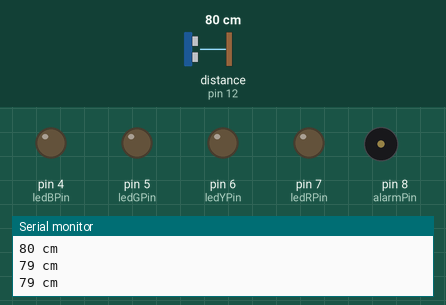
This sketch was run on a simulated Arduino Uno, built with avr-gcc and run on an emulated ATmega328P. Parts: output pins drawn as LEDs (lit = HIGH), buzzer (waves = sounding), the last lines printed to the serial monitor. Wiring (inferred from the names in the program): ultrasonic range finder: trigger pin 13; echo pin 12. Inputs (shaded band) come from the test bench; at power-on: distance to the obstacle (sensor on pin 12) 80 cm. The echo pulse lasts 58.3 µs per cm; pins used as bus, display or sensor lines are not drawn.

Above: at 1.3 s.
1.4 s: distance to the obstacle (sensor on pin 12) set to 59 cm
2.9 s: distance to the obstacle (sensor on pin 12) set to 49 cm
At 4.2 s:
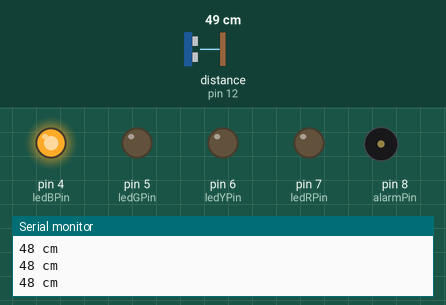
4.5 s: distance to the obstacle (sensor on pin 12) set to 38 cm
6.0 s: distance to the obstacle (sensor on pin 12) set to 31 cm
At 7.2 s:
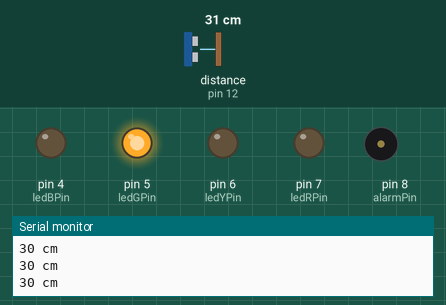
7.5 s: distance to the obstacle (sensor on pin 12) set to 25 cm
9.0 s: distance to the obstacle (sensor on pin 12) set to 20 cm
At 9.16 s:
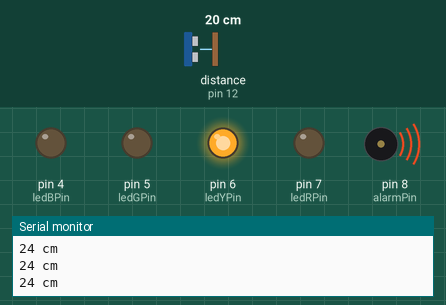
At 9.6 s:
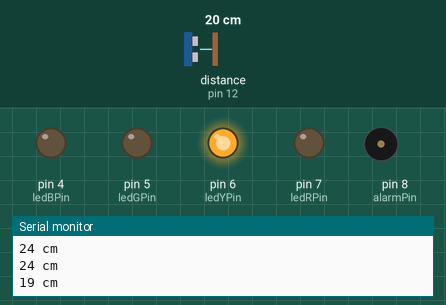
Timing chart, 0 to 13.0 s (numbered marks = the images above; inputs shaded):
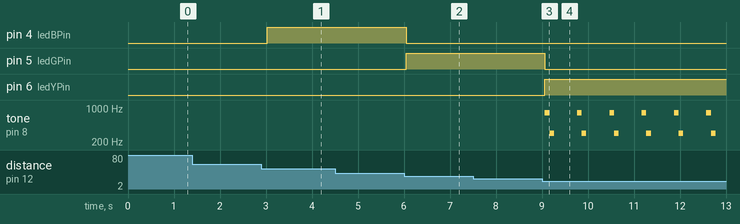

The sketch:

sketch_jan21a.ino
```cpp
// (licence header left out)
const int trigPin  = 13;
const int echoPin  = 12;
const int ledRPin  = 7;
const int ledYPin  = 6;
const int ledGPin  = 5;
const int ledBPin  = 4;
const int alarmPin = 8;

void setup() {
  Serial.begin(9600);
  pinMode(trigPin, OUTPUT);
  pinMode(echoPin, INPUT);
  pinMode(ledRPin, OUTPUT);
  pinMode(ledYPin, OUTPUT);
  pinMode(ledGPin, OUTPUT);
  pinMode(ledBPin, OUTPUT);
  pinMode(alarmPin, LOW);
}

void loop() {
  long duration, distance;

  digitalWrite(trigPin, LOW);
  delayMicroseconds(2);
  digitalWrite(trigPin, HIGH);
  delayMicroseconds(10);
  digitalWrite(trigPin, LOW);

  duration = pulseIn(echoPin, HIGH);
  distance = (duration/2)/29.1;

  // Red LED ON
  if (distance <= 10) {
    Serial.println("STOP! YOU'VE VIOLATED THE LAW!!!");

    digitalWrite(ledRPin, HIGH);
    digitalWrite(ledYPin, LOW);
    digitalWrite(ledGPin, LOW);
    digitalWrite(ledBPin, LOW);

    soundAlarm(1);
  }

  // Yellow LED ON
  if (distance >= 11 && distance <= 21 ) {
    digitalWrite(ledRPin, LOW);
    digitalWrite(ledYPin, HIGH);
    digitalWrite(ledGPin, LOW);
    digitalWrite(ledBPin, LOW);

    soundAlarm(2);
  }

  // Green LED ON
  if (distance >= 22 && distance <= 32 ) {
    digitalWrite(ledRPin, LOW);
    digitalWrite(ledYPin, LOW);
    digitalWrite(ledGPin, HIGH);
    digitalWrite(ledBPin, LOW);
  }

  // Blue LED ON
  if (distance >= 33 && distance <= 53 ) {
    digitalWrite(ledRPin, LOW);
    digitalWrite(ledYPin, LOW);
    digitalWrite(ledGPin, LOW);
    digitalWrite(ledBPin, HIGH);
  }

  // Calm mode - All LEDS off
  if (distance >= 54 && distance <= 199) {
    digitalWrite(ledRPin, LOW);
    digitalWrite(ledYPin, LOW);
    digitalWrite(ledGPin, LOW);
    digitalWrite(ledBPin, LOW);
  }

  if (distance >= 200 || distance <= 0) {
    Serial.println("Out of Range!");
  } else {
    Serial.print(distance);
    Serial.println(" cm");
  }

  delay(500);
}

void soundAlarm(int type) {
  switch(type) {
    case 1:
      tone(alarmPin, 100, 500);
      delay(10);
      tone(alarmPin, 900, 1500);
      break;

    case 2:
      tone(alarmPin, 800, 100);
      delay(100);
      tone(alarmPin, 300, 100);
      delay(100);
      break;
  }
}
```

Measured:
- the behaviour switches between 55 and 54 cm on distance to the obstacle (sensor on pin 12) (found by bisection; images 0 and 1)
- the behaviour switches between 34 and 33 cm on distance to the obstacle (sensor on pin 12) (found by bisection; images 1 and 2)
- the behaviour switches between 23 and 22 cm on distance to the obstacle (sensor on pin 12) (found by bisection; images 2 and 3)
- after the input at 2.9 s, pin 4 (ledBPin): LOW → HIGH after 0.13 s
- after the input at 6.0 s, pin 4 (ledBPin): HIGH → LOW after 0.05 s; pin 5 (ledGPin): LOW → HIGH after 0.05 s
- after the input at 9.0 s, pin 5 (ledGPin): HIGH → LOW after 0.06 s; pin 6 (ledYPin): LOW → HIGH after 0.06 s; tone on pin 8 (alarmPin): silent → 800 Hz after 0.06 s, then repeats every 0.70 s: 300 Hz 0.10 s, silent 0.50 s, 800 Hz 0.10 s
